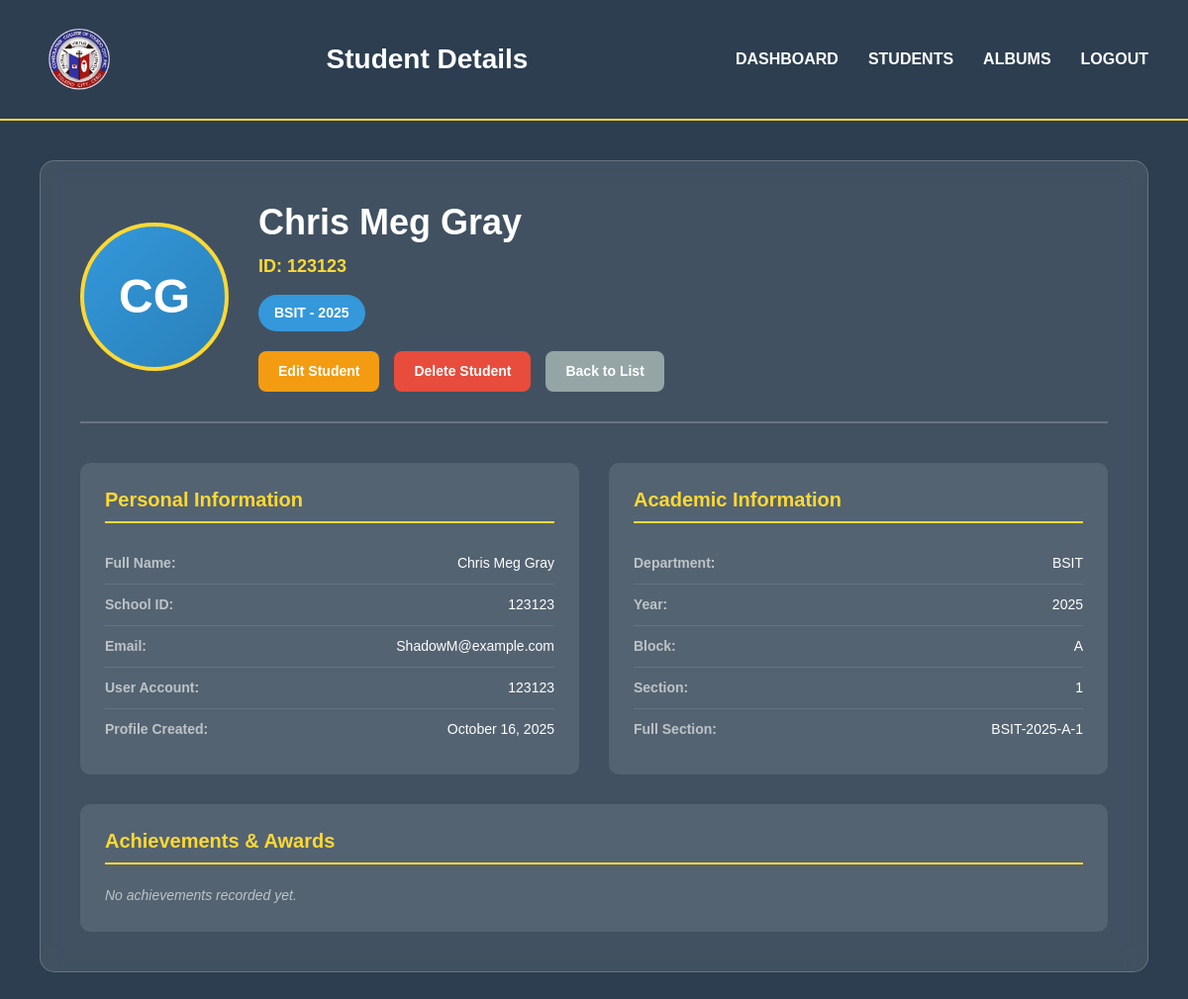
The app's page /panel/students/1/ (signed in), older data.
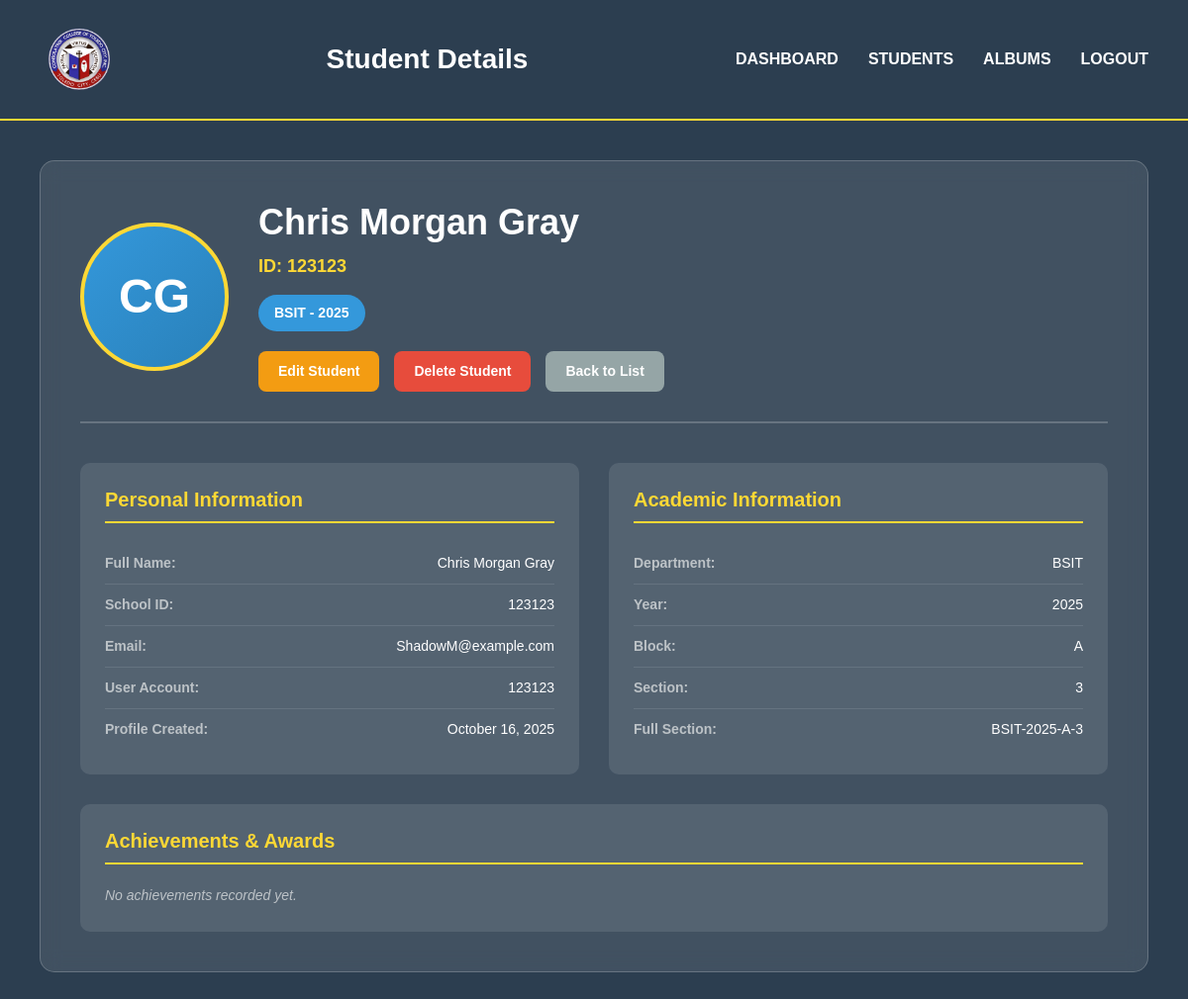
The same page, newer data.
### yearbook/models.py (models this page shows, shortened)
class Student(models.Model):
    DEPARTMENTS = [
        ('BSHM', 'BSHM'),
        ('STEM', 'STEM'),
        ('ABM', 'ABM'),
        ('BSIT', 'BSIT'),
        ('BSED', 'BSED'),
    ]
    YEARS = [
        ('2021', '2021'),
        ('2022', '2022'),
        ('2023', '2023'),
        ('2024', '2024'),
        ('2025', '2025'),
    ]
    user = models.OneToOneField(User, on_delete=models.CASCADE, null=True, blank=True)
    first_name = models.CharField(max_length=100)
    middle_name = models.CharField(max_length=100, blank=True)
    last_name = models.CharField(max_length=100)
    school_id = models.CharField(max_length=50, unique=True)
    email = models.EmailField()
    department = models.CharField(max_length=10, choices=DEPARTMENTS)
    year = models.CharField(max_length=4, choices=YEARS)
    block = models.CharField(max_length=10)
    section = models.CharField(max_length=50)
    profile_photo = models.ImageField(upload_to='profile_photos/', null=True, blank=True)
    achievements = models.TextField(blank=True)
    created_at = models.DateTimeField(default=timezone.now)
    @property
    def full_name(self):
        return f"{self.first_name} {self.middle_name} {self.last_name}".strip()

### yearbook/views.py (the view)
# urls.py: path('panel/students/<int:student_id>/', views.admin_student_detail, name='admin_student_detail'),
@login_required
@user_passes_test(is_admin)
def admin_student_detail(request, student_id):
    student = get_object_or_404(Student, id=student_id)
    context = {'student': student}
    return render(request, 'yearbook/admin_student_detail.html', context)

### yearbook/views.py (called while the page is built)
def is_admin(user):
    return user.is_authenticated and user.is_staff

### yearbook/template/yearbook/admin_student_detail.html (shortened to what the changed rows need)
{% load static %}
<!DOCTYPE html>
<html lang="en">
<head>
  <link href="https://cdn.jsdelivr.net/npm/bootstrap@5.3.3/dist/css/bootstrap.min.css" rel="stylesheet">
</head>
<body>
  <header class="header">
    <h1 class="header-title">Student Details</h1>
  </header>
  <div class="main-content">
    <div class="detail-container">
      <div class="student-header">
        {% if student.profile_photo %}
          <img src="{{ student.profile_photo.url }}" alt="{{ student.full_name }}" class="student-photo-large">
        {% else %}
          <div class="student-photo-large" style="background: linear-gradient(135deg, #3498DB, #2980B9); display: flex; align-items: center; justify-content: center; color: white; font-weight: bold; font-size: 48px;">
            {{ student.first_name.0 }}{{ student.last_name.0 }}
          </div>
        {% endif %}
        <div class="student-basic-info">
          <h1>{{ student.full_name }}</h1>
          <div class="student-id">ID: {{ student.school_id }}</div>
          <div class="department-badge">{{ student.department }} - {{ student.year }}</div>
          <div class="action-buttons">
            <a href="{% url 'admin_student_edit' student.id %}" class="btn btn-warning">Edit Student</a>
            <a href="{% url 'admin_student_delete' student.id %}" class="btn btn-danger">Delete Student</a>
            <a href="{% url 'admin_student_list' %}" class="btn btn-secondary">Back to List</a>
          </div>
        </div>
      </div>
      <div class="info-grid">
        <div class="info-card">
          <div class="info-item">
            <span class="info-label">Full Name:</span>
            <span class="info-value">{{ student.full_name }}</span>
          </div>
          <div class="info-item">
            <span class="info-label">School ID:</span>
            <span class="info-value">{{ student.school_id }}</span>
          </div>
          <div class="info-item">
            <span class="info-label">Email:</span>
            <span class="info-value">{{ student.email }}</span>
          </div>
          <div class="info-item">
            <span class="info-label">User Account:</span>
            <span class="info-value">{{ student.user.username|default:"No Account" }}</span>
          </div>
          <div class="info-item">
            <span class="info-label">Profile Created:</span>
            <span class="info-value">{{ student.created_at|date:"F d, Y" }}</span>
          </div>
        </div>
        <div class="info-card">
          <div class="info-item">
            <span class="info-label">Department:</span>
            <span class="info-value">{{ student.department }}</span>
          </div>
          <div class="info-item">
            <span class="info-label">Year:</span>
            <span class="info-value">{{ student.year }}</span>
          </div>
          <div class="info-item">
            <span class="info-label">Block:</span>
            <span class="info-value">{{ student.block }}</span>
          </div>
          <div class="info-item">
            <span class="info-label">Section:</span>
            <span class="info-value">{{ student.section }}</span>
          </div>
          <div class="info-item">
            <span class="info-label">Full Section:</span>
            <span class="info-value">{{ student.department }}-{{ student.year }}-{{ student.block }}-{{ student.section }}</span>
          </div>
        </div>
      </div>
    </div>
  </div>
</body>
</html>

Row changes from the older to the newer data that the page shows:
changed Student "BSIT": full_name "Chris Meg Gray" → "Chris Morgan Gray"; section "1" → "3"
